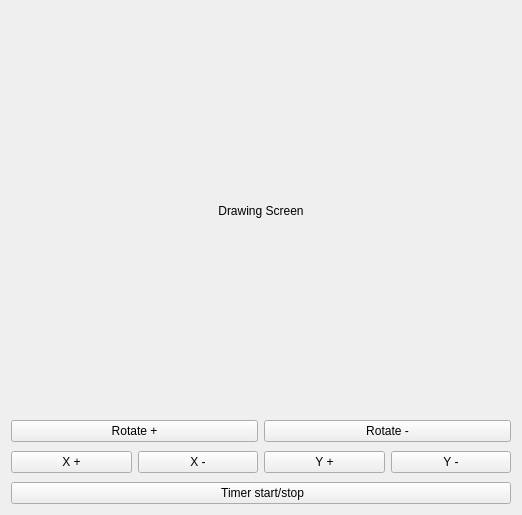
<?xml version="1.0" encoding="UTF-8"?>
<ui version="4.0">
 <class>Widget</class>
 <widget class="QWidget" name="Widget">
  <property name="geometry">
   <rect>
    <x>0</x>
    <y>0</y>
    <width>512</width>
    <height>460</height>
   </rect>
  </property>
  <property name="windowTitle">
   <string>Geometric transformations on plane</string>
  </property>
  <layout class="QGridLayout" name="gridLayout">
   <item row="3" column="0">
    <layout class="QHBoxLayout" name="horizontalLayout">
     <property name="leftMargin">
      <number>0</number>
     </property>
     <property name="topMargin">
      <number>3</number>
     </property>
     <item>
      <widget class="QPushButton" name="pushButton_RotateClockwise">
       <property name="text">
        <string>Rotate +</string>
       </property>
      </widget>
     </item>
     <item>
      <widget class="QPushButton" name="pushButton_RotateCounterclockwise">
       <property name="text">
        <string>Rotate -</string>
       </property>
      </widget>
     </item>
    </layout>
   </item>
   <item row="0" column="0">
    <widget class="QLabel" name="label">
     <property name="enabled">
      <bool>true</bool>
     </property>
     <property name="sizePolicy">
      <sizepolicy hsizetype="MinimumExpanding" vsizetype="MinimumExpanding">
       <horstretch>0</horstretch>
       <verstretch>0</verstretch>
      </sizepolicy>
     </property>
     <property name="minimumSize">
      <size>
       <width>500</width>
       <height>400</height>
      </size>
     </property>
     <property name="text">
      <string>Drawing Screen</string>
     </property>
     <property name="alignment">
      <set>Qt::AlignCenter</set>
     </property>
    </widget>
   </item>
   <item row="4" column="0">
    <layout class="QHBoxLayout" name="horizontalLayout_2">
     <property name="topMargin">
      <number>3</number>
     </property>
     <item>
      <widget class="QPushButton" name="pushButton_X_add">
       <property name="text">
        <string>X +</string>
       </property>
      </widget>
     </item>
     <item>
      <widget class="QPushButton" name="pushButton_X_sub">
       <property name="text">
        <string>X -</string>
       </property>
      </widget>
     </item>
     <item>
      <widget class="QPushButton" name="pushButton_Y_add">
       <property name="text">
        <string>Y +</string>
       </property>
      </widget>
     </item>
     <item>
      <widget class="QPushButton" name="pushButton_Y_sub">
       <property name="text">
        <string>Y -</string>
       </property>
      </widget>
     </item>
    </layout>
   </item>
   <item row="5" column="0">
    <layout class="QHBoxLayout" name="horizontalLayout_3">
     <property name="topMargin">
      <number>3</number>
     </property>
     <item>
      <widget class="QPushButton" name="pushButton_startTimer">
       <property name="text">
        <string> Timer start/stop</string>
       </property>
      </widget>
     </item>
    </layout>
   </item>
  </layout>
 </widget>
 <layoutdefault spacing="6" margin="11"/>
 <resources/>
 <connections/>
</ui>
